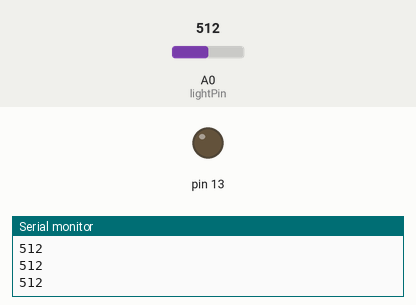
A sketch run on a simulated Arduino Uno, built with avr-gcc and run on an emulated ATmega328P. On the bench: output pins drawn as LEDs (lit = HIGH), the last lines printed to the serial monitor. Inputs (shaded band) come from the test bench; at power-on: A0 (lightPin) = 512.

Above: at 1.2 s.
1.3 s: A0 (lightPin) set to 891
2.8 s: A0 (lightPin) set to 912
At 4.0 s:
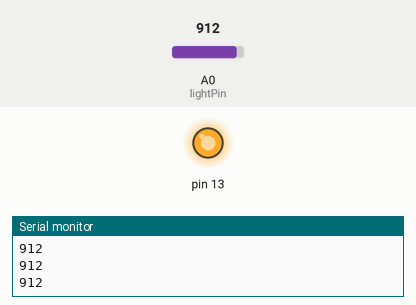
4.3 s: A0 (lightPin) set to 900
At 5.3 s:
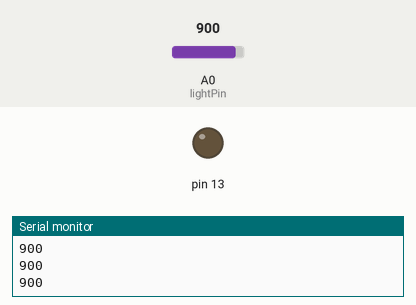
5.8 s: A0 (lightPin) set to 1023
At 6.3 s:
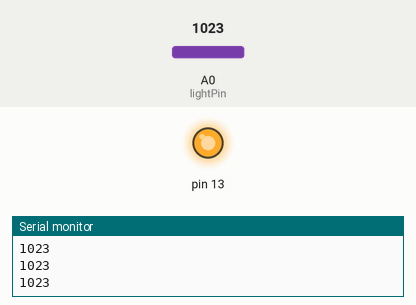
Timing chart, 0 to 8.3 s (numbered marks = the images above; inputs shaded):
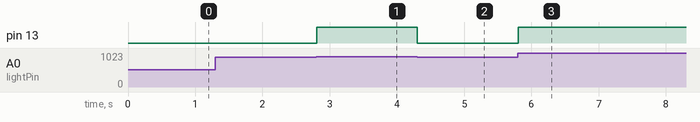

The sketch:

Photoresistor.ino
```cpp
int lightPin = 0;  //define a pin for Photo resistor
int threshold = 900;

void setup(){
    Serial.begin(9600);  //Begin serial communcation
    pinMode(13, OUTPUT);

}

void loop(){
    Serial.println(analogRead(lightPin));

    if(analogRead(lightPin) > threshold ){
        digitalWrite(13, HIGH);
        //Serial.println("high");
    }else{
        digitalWrite(13, LOW);
        //Serial.println("low");
    }

    delay(10);
}
```

Measured:
- the behaviour switches between 900 and 901 on A0 (lightPin) (found by bisection; images 0 and 1)
- after the input at 2.8 s, pin 13: LOW → HIGH at once
- after the input at 4.3 s, pin 13: HIGH → LOW at once
- after the input at 5.8 s, pin 13: LOW → HIGH at once
